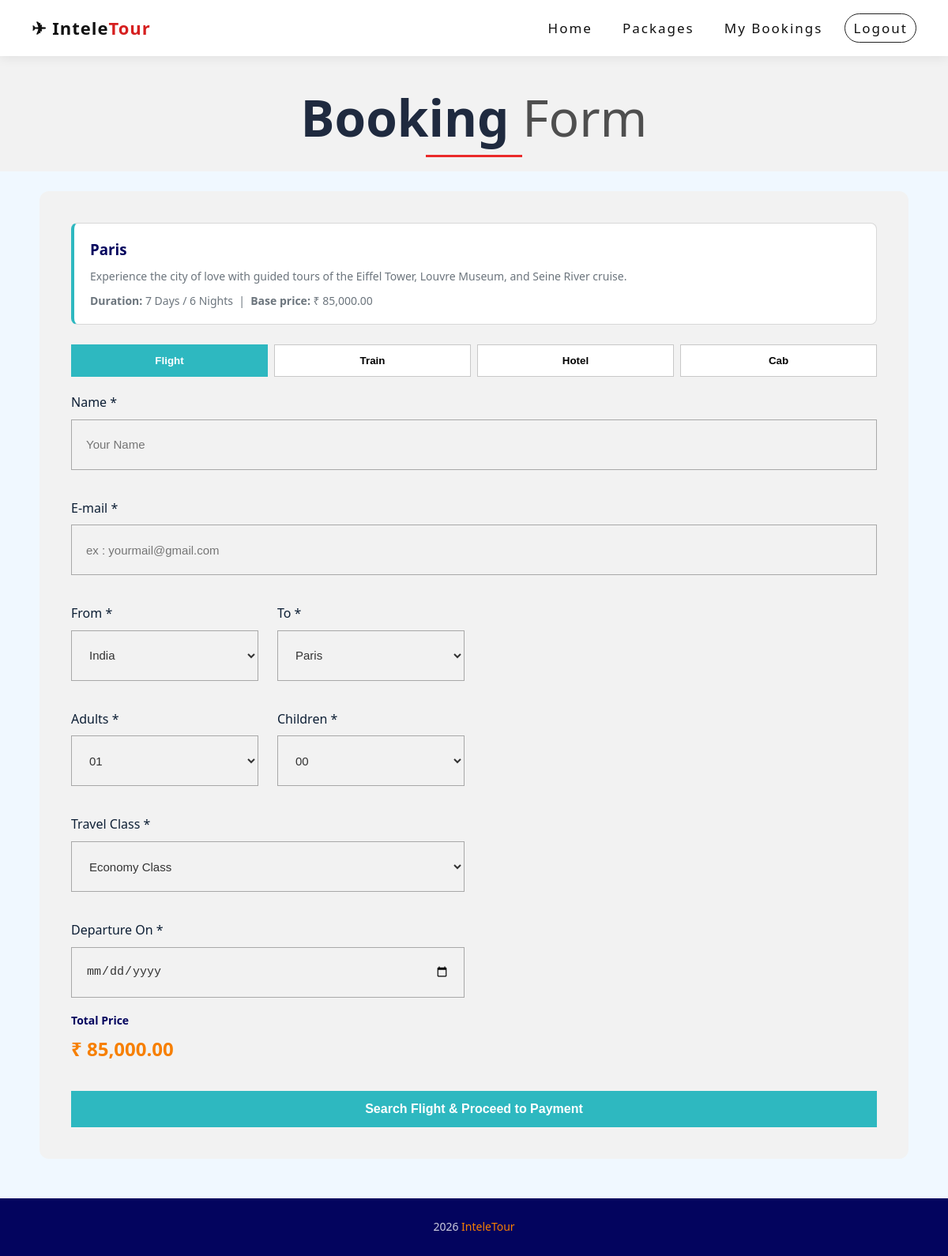
/booking.php?id=1 (signed in), run on the app's committed database.
### tables this page shows
CREATE TABLE packages (
    id INT AUTO_INCREMENT PRIMARY KEY,
    destination VARCHAR(100) NOT NULL,
    description TEXT,
    price DECIMAL(10,2) NOT NULL,
    duration VARCHAR(50),
    image VARCHAR(255),
    available TINYINT(1) DEFAULT 1,
    created_at TIMESTAMP DEFAULT CURRENT_TIMESTAMP
);

### booking.php (the view, shortened to what this page needs)
<?php
require_once 'database.php';
$package_id = isset($_GET['id']) ? (int)$_GET['id'] : 0;
$stmt = $conn->prepare("SELECT * FROM packages WHERE id = ? AND available = 1");
$stmt->bind_param("i", $package_id);
$stmt->execute();
$package = $stmt->get_result()->fetch_assoc();
?>
<!DOCTYPE html>
<html lang="en">
<head>
    <link rel="stylesheet" href="style.css">
</head>
<body>
<nav class="navbar">
    <div class="logo">&#9992; Intele<span>Tour</span></div>
    <ul class="nav-links">
        <li><a href="index.php">Home</a></li>
        <li><a href="packages.php">Packages</a></li>
        <li><a href="my_bookings.php">My Bookings</a></li>
        <li><a href="logout.php" class="btn-nav">Logout</a></li>
    </ul>
</nav>
<div class="booking-form-title">
    <h1>Booking <span class="thin">Form</span></h1>
    <div class="underline"></div>
</div>
<div class="booking-container">
    <div class="package-summary">
        <h3><?= htmlspecialchars($package['destination']) ?></h3>
        <p><?= htmlspecialchars($package['description']) ?></p>
        <p style="margin-top:8px;"><strong>Duration:</strong> <?= htmlspecialchars($package['duration']) ?> &nbsp;|&nbsp; <strong>Base price:</strong> ₹ <?= number_format($package['price'], 2) ?></p>
    </div>
    <form method="POST" id="booking_form">
        <div class="service-tabs">
            <button type="button" class="service-tab" data-service="flight">Flight</button>
            <button type="button" class="service-tab" data-service="train">Train</button>
            <button type="button" class="service-tab" data-service="hotel">Hotel</button>
            <button type="button" class="service-tab" data-service="cab">Cab</button>
        </div>
        <div class="service-form-grid">
            <div class="form-group span-2">
                <label>Name *</label>
                <input type="text" name="passenger_name" placeholder="Your Name" value="<?= htmlspecialchars($_POST['passenger_name'] ?? '') ?>" required>
            </div>
            <div class="form-group span-2">
                <label>E-mail *</label>
                <input type="email" name="passenger_email" placeholder="ex : yourmail@gmail.com" value="<?= htmlspecialchars($_POST['passenger_email'] ?? '') ?>" required>
            </div>
            <div class="service-panel" id="panel-flight">
                <div class="service-form-grid">
                    <div class="form-group">
                        <label>From *</label>
                        <?php $flightFrom = $_POST['flight_from_city'] ?? 'India'; ?>
                        <select name="flight_from_city">
                            <option value="India" <?= $flightFrom === 'India' ? 'selected' : '' ?>>India</option>
                        </select>
                    </div>
                    <div class="form-group">
                        <label>To *</label>
                        <?php $flightTo = $_POST['flight_to_city'] ?? $package['destination']; ?>
                        <select name="flight_to_city">
                            <option value="Paris" <?= $flightTo === 'Paris' ? 'selected' : '' ?>>Paris</option>
                        </select>
                    </div>
                    <div class="form-group">
                        <label>Adults *</label>
                        <?php $flightAdults = (int)($_POST['flight_adults'] ?? 1); ?>
                        <select name="flight_adults" id="flight_adults">
                            <?php for ($i = 1; $i <= 10; $i++): ?>
                                <option value="<?= $i ?>" <?= $flightAdults === $i ? 'selected' : '' ?>><?= str_pad((string)$i, 2, '0', STR_PAD_LEFT) ?></option>
                            <?php endfor; ?>
                        </select>
                    </div>
                    <div class="form-group">
                        <label>Children *</label>
                        <?php $flightChildren = (int)($_POST['flight_children'] ?? 0); ?>
                        <select name="flight_children" id="flight_children">
                            <?php for ($i = 0; $i <= 10; $i++): ?>
                                <option value="<?= $i ?>" <?= $flightChildren === $i ? 'selected' : '' ?>><?= str_pad((string)$i, 2, '0', STR_PAD_LEFT) ?></option>
                            <?php endfor; ?>
                        </select>
                    </div>
                    <div class="form-group span-2">
                        <label>Travel Class *</label>
                        <?php $flightClass = $_POST['flight_travel_class'] ?? 'Economy Class'; ?>
                        <select name="flight_travel_class">
                            <option value="Economy Class" <?= $flightClass === 'Economy Class' ? 'selected' : '' ?>>Economy Class</option>
                        </select>
                    </div>
                    <div class="form-group span-2">
                        <label>Departure On *</label>
                        <input type="date" name="flight_departure_on" min="<?= date('Y-m-d') ?>" value="<?= htmlspecialchars($_POST['flight_departure_on'] ?? '') ?>">
                    </div>
                </div>
            </div>
        </div>
        <div class="form-group">
            <label>Total Price</label>
            <div style="font-size:24px; font-weight:800; color:var(--accent);" id="total_price_display">₹ 0.00</div>
        </div>
        <button type="submit" class="btn btn-primary btn-full book-btn" id="submit_btn">Search Flight & Proceed to Payment</button>
    </form>
</div>
<footer><p>2026 <span>InteleTour</span></p></footer>
</body>
</html>

### style.css (style rules this page uses)
* { margin: 0; padding: 0; box-sizing: border-box; }
:root { --primary: #0077b6; --secondary: #00b4d8; --accent: #f77f00; --dark: #03045e; --light: #f0f8ff; --white: #ffffff; --gray: #6c757d; --light-gray: #f8f9fa; --danger: #dc3545; --success: #28a745; --shadow: 0 4px 20px rgba(0,0,0,0.12); --radius: 12px; --transition: all 0.3s ease; }
body { font-family: 'Segoe UI', Tahoma, Geneva, Verdana, sans-serif; background-color: var(--light); color: #333; line-height: 1.6; }
a { text-decoration: none; color: inherit; }
.navbar { background: var(--white); padding: 18px 40px; display: flex; justify-content: space-between; align-items: center; position: sticky; top: 0; z-index: 1000; box-shadow: 0 2px 14px rgba(0, 0, 0, 0.08); }
.navbar .logo { font-size: 22px; font-weight: 800; color: #111; letter-spacing: 1px; }
.navbar .logo span { color: #d61f1f; }
.nav-links { display: flex; list-style: none; gap: 18px; align-items: center; }
.nav-links a { color: #111; font-size: 17px; font-weight: 500; letter-spacing: 2px; transition: color 0.2s ease; padding: 6px 10px; border-radius: 4px; }
.nav-links .btn-nav { border: 1px solid #222; border-radius: 999px; font-weight: 500; }
.btn { padding: 12px 30px; border-radius: 30px; font-size: 15px; font-weight: 600; cursor: pointer; border: none; transition: var(--transition); display: inline-block; }
.btn-primary { background: var(--accent); color: var(--white); }
.btn-full { width: 100%; text-align: center; }
.form-group { margin-bottom: 18px; }
.form-group label { display: block; font-size: 14px; font-weight: 600; color: var(--dark); margin-bottom: 6px; }
.form-group input, .form-group select, .form-group textarea { width: 100%; padding: 12px 15px; border: 1.5px solid #dde; border-radius: 8px; font-size: 14px; color: #333; background: #fafafa; transition: var(--transition); outline: none; }
.booking-container { max-width: 700px; margin: 50px auto; background: var(--white); padding: 40px; border-radius: var(--radius); box-shadow: var(--shadow); }
.package-summary { background: var(--light); border-left: 4px solid var(--primary); padding: 18px 20px; border-radius: 8px; margin-bottom: 25px; }
.package-summary h3 { color: var(--dark); margin-bottom: 8px; }
.package-summary p { font-size: 14px; color: var(--gray); }
footer { background: var(--dark); color: rgba(255,255,255,0.8); text-align: center; padding: 25px; font-size: 14px; }
footer span { color: var(--accent); }

### booking.php (style rules this page uses)
.booking-form-title { text-align: center; padding: 44px 20px 18px; background: #f2f2f2; }
.booking-form-title h1 { margin: 0; font-size: 64px; line-height: 1.05; font-weight: 800; color: #1f2a3f; }
.booking-form-title h1 .thin { font-weight: 400; color: #4f4f4f; }
.booking-form-title .underline { width: 122px; height: 3px; background: #ea2a2a; margin: 14px auto 0; }
.booking-container { margin-top: 25px; max-width: 1100px; background: #f2f2f2; box-shadow: none; }
.service-tabs { display: grid; grid-template-columns: repeat(4, minmax(0, 1fr)); gap: 8px; margin-bottom: 20px; }
.service-tab { border: 1px solid #c8c8c8; background: #fff; padding: 12px; font-weight: 700; cursor: pointer; }
.service-tab.active { background: #2eb8c0; color: #fff; border-color: #2eb8c0; }
.service-form-grid { display: grid; grid-template-columns: 1fr 1fr; gap: 18px 24px; }
.service-form-grid .span-2 { grid-column: 1 / -1; }
.service-form-grid .form-group label { font-size: 16px; font-weight: 500; margin-bottom: 8px; color: #0d1f35; }
.service-form-grid input, .service-form-grid select { background: #f2f2f2; border: 1px solid #a8a8a8; border-radius: 0; padding: 16px 18px; font-size: 15px; min-height: 64px; box-shadow: none; }
.service-panel { display: none; }
.service-panel.active { display: block; }
.book-btn { margin-top: 16px; border-radius: 0; font-size: 16px; padding: 14px 20px; background: #2eb8c0; }
.package-summary { background: #fff; border: 1px solid #d8d8d8; border-left: 4px solid #2eb8c0; }

### data on the page
packages: destination "Paris", description "Experience the city of love with guided tours of the Eiffel Tower, Louvre Museum, and Seine River cruise.", duration "7 Days / 6 Nights", price "85,000.00", flight_to_city "Paris"

### other printed values
form field flight_adults "01"
form field flight_children "00"
